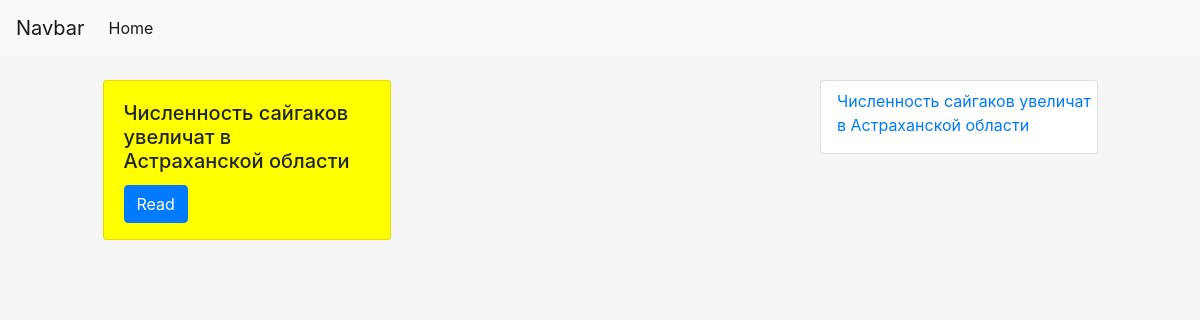
Page /mynews/ on the earlier database version.
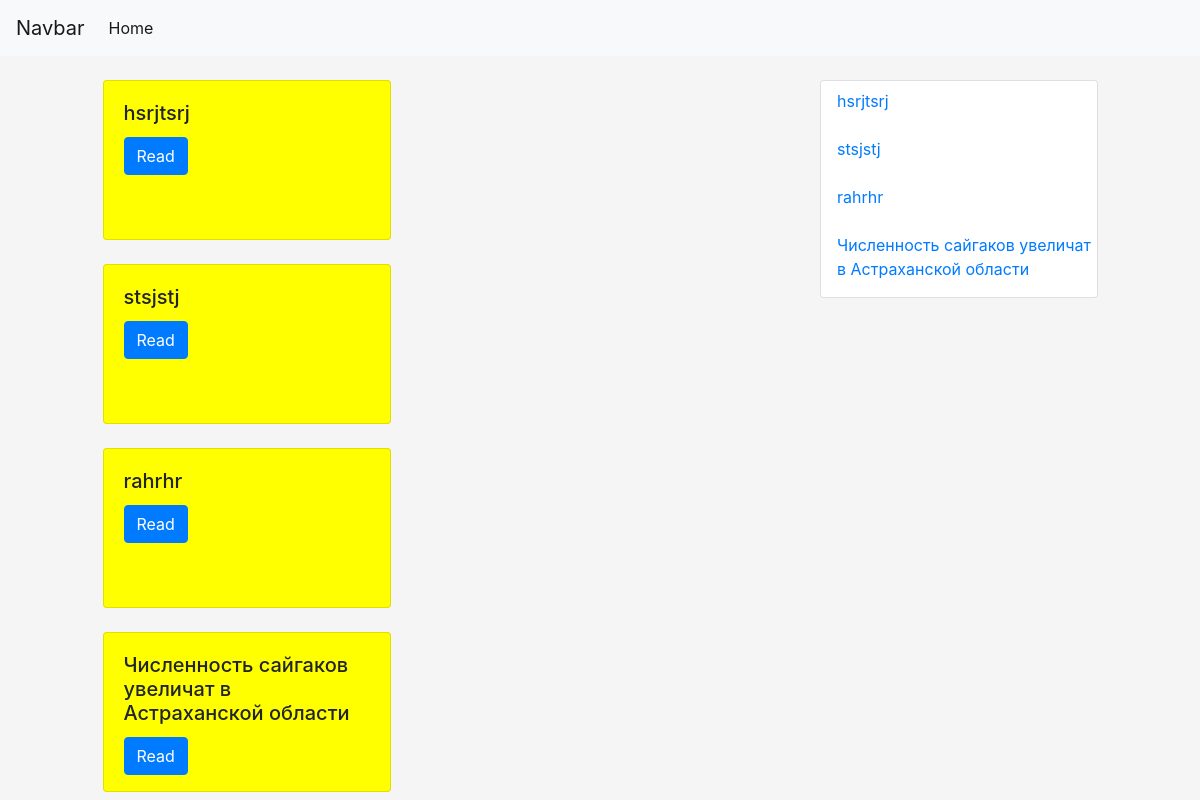
Same page on the later database version.
### mynews/models.py (models this page shows, shortened)
class News(models.Model):
    SUBJECTS = (
        ('economics', 'Economics'),
        ('natural', 'Natural')
    )
    CHOICES = (
        ('draft', 'Draft'),
        ('published', 'Published')
    )
    title = models.CharField(max_length=150, db_index=True)
    slug = models.SlugField(max_length=200, unique_for_date='time_publish')
    body = models.TextField(max_length=5000, db_index=True)
    author = models.ForeignKey(User, on_delete=models.CASCADE, related_name='news')
    time_create = models.DateTimeField(auto_now_add=True)
    time_publish = models.DateTimeField(default=timezone.now)
    time_update = models.DateTimeField(auto_now=True)
    subject_name = models.CharField(max_length=20, choices=SUBJECTS, default='economics')
    tags = models.ManyToManyField('Tag', related_name='news', blank=True)
    status = models.CharField(max_length=10, choices=CHOICES, default='draft')
    objects = models.Manager()
    published = NewsManager()
    def get_absolute_url(self):
        return reverse('news_detail', args=[self.time_publish.year, self.time_publish.month,
                                            self.time_publish.day, self.slug])
    class Meta:
        ordering = ['-time_publish']

### mynews/views.py (the view)
# urls.py: path('', news_list, name='news_list_all'),
def news_list(request):
    news = News.objects.all()
    return render(request, 'mynews/news_list_all.html', context={'news': news})

### mynews/templates/mynews/news_list_all.html (shortened to what this page needs)
{% extends 'mynews/base_news.html' %}
{% block news %}
    <div class="row">
        {% for new in news %}
        {% if new.status == 'published' %}
        <div class="col mt-4">
            {% include 'mynews/includes/news_card.html' %}
        </div>
        {% endif %}
        {% endfor %}
    </div>
{% endblock %}
{% block links %}
<div class="card">
    {% for new in news %}
        {% if new.status == 'published' %}
        <a href="{{new.get_absolute_url}}"><p class="ml-3 mt-2">
            {{ new.title }}
        </p></a>
        {% endif %}
    {% endfor %}
</div>
{% endblock %}

### mynews/templates/mynews/includes/news_card.html
<div class="card" style="background-color: #ffff00; width: 18rem; height: 10rem;">
    <div class="card-body">
        <h5 class="card-title">
            {{ new.title }}
        </h5>
        <a href="{{new.get_absolute_url}}" class="btn btn-primary">Read</a>
    </div>
</div>

Differences in the rows shown:
added News: title "hsrjtsrj"
added News: title "stsjstj"
added News: title "rahrhr"
